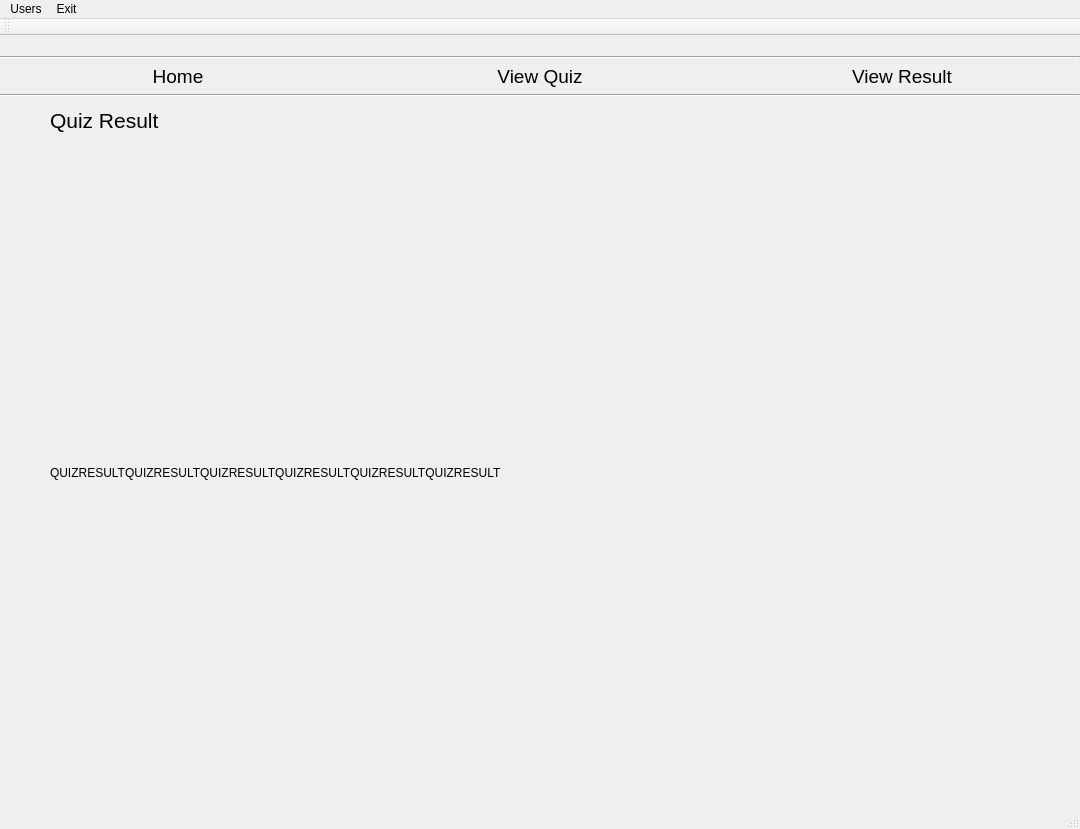
<?xml version="1.0" encoding="UTF-8"?>
<ui version="4.0">
 <class>studentQuizResult</class>
 <widget class="QMainWindow" name="studentQuizResult">
  <property name="geometry">
   <rect>
    <x>0</x>
    <y>0</y>
    <width>1080</width>
    <height>829</height>
   </rect>
  </property>
  <property name="sizePolicy">
   <sizepolicy hsizetype="MinimumExpanding" vsizetype="Preferred">
    <horstretch>0</horstretch>
    <verstretch>0</verstretch>
   </sizepolicy>
  </property>
  <property name="minimumSize">
   <size>
    <width>800</width>
    <height>600</height>
   </size>
  </property>
  <property name="windowTitle">
   <string>Student Quiz Result</string>
  </property>
  <property name="windowIcon">
   <iconset>
    <normaloff>Image/javaicon.png</normaloff>Image/javaicon.png</iconset>
  </property>
  <widget class="QWidget" name="centralWidget">
   <layout class="QVBoxLayout" name="verticalLayout" stretch="0,0,1">
    <property name="leftMargin">
     <number>0</number>
    </property>
    <property name="topMargin">
     <number>0</number>
    </property>
    <property name="rightMargin">
     <number>0</number>
    </property>
    <property name="bottomMargin">
     <number>0</number>
    </property>
    <item>
     <layout class="QVBoxLayout" name="overallLayout">
      <item>
       <widget class="QLabel" name="bg">
        <property name="text">
         <string/>
        </property>
        <property name="pixmap">
         <pixmap>Image/gg2.JPG</pixmap>
        </property>
       </widget>
      </item>
      <item>
       <widget class="Line" name="line">
        <property name="minimumSize">
         <size>
          <width>0</width>
          <height>0</height>
         </size>
        </property>
        <property name="orientation">
         <enum>Qt::Horizontal</enum>
        </property>
       </widget>
      </item>
      <item>
       <layout class="QHBoxLayout" name="menu" stretch="0,0,0">
        <property name="topMargin">
         <number>0</number>
        </property>
        <item>
         <widget class="QPushButton" name="homeBtn">
          <property name="font">
           <font>
            <family>Arial</family>
            <pointsize>14</pointsize>
           </font>
          </property>
          <property name="styleSheet">
           <string notr="true">QPushButton
{
	border: None;
}

QPushButton:hover
{
	color: rgb(47,79,79);
	font-size: 34px;
}

</string>
          </property>
          <property name="text">
           <string>Home</string>
          </property>
         </widget>
        </item>
        <item>
         <widget class="QPushButton" name="viewquizBtn">
          <property name="font">
           <font>
            <family>Arial</family>
            <pointsize>14</pointsize>
           </font>
          </property>
          <property name="styleSheet">
           <string notr="true">QPushButton
{
	border: None;
}

QPushButton:hover
{
	color: rgb(47,79,79);
	font-size: 34px;
}

</string>
          </property>
          <property name="text">
           <string>View Quiz</string>
          </property>
         </widget>
        </item>
        <item>
         <widget class="QPushButton" name="createquizBtn">
          <property name="font">
           <font>
            <family>Arial</family>
            <pointsize>14</pointsize>
           </font>
          </property>
          <property name="styleSheet">
           <string notr="true">QPushButton
{
	border: None;
}

QPushButton:hover
{
	color: rgb(47,79,79);
	font-size: 34px;
}

</string>
          </property>
          <property name="text">
           <string>View Result</string>
          </property>
         </widget>
        </item>
       </layout>
      </item>
     </layout>
    </item>
    <item>
     <widget class="Line" name="line_2">
      <property name="orientation">
       <enum>Qt::Horizontal</enum>
      </property>
     </widget>
    </item>
    <item>
     <layout class="QVBoxLayout" name="Content" stretch="0,1">
      <property name="leftMargin">
       <number>50</number>
      </property>
      <property name="topMargin">
       <number>5</number>
      </property>
      <property name="rightMargin">
       <number>50</number>
      </property>
      <item>
       <widget class="QLabel" name="title">
        <property name="font">
         <font>
          <family>Arial</family>
          <pointsize>16</pointsize>
         </font>
        </property>
        <property name="text">
         <string>Quiz Result</string>
        </property>
       </widget>
      </item>
      <item>
       <widget class="QLabel" name="studentresult_Label">
        <property name="text">
         <string>QUIZRESULTQUIZRESULTQUIZRESULTQUIZRESULTQUIZRESULTQUIZRESULT</string>
        </property>
        <property name="wordWrap">
         <bool>true</bool>
        </property>
       </widget>
      </item>
     </layout>
    </item>
   </layout>
  </widget>
  <widget class="QMenuBar" name="menuBar">
   <property name="geometry">
    <rect>
     <x>0</x>
     <y>0</y>
     <width>1080</width>
     <height>31</height>
    </rect>
   </property>
   <widget class="QMenu" name="menuUsers">
    <property name="title">
     <string>Users</string>
    </property>
    <addaction name="actionLogout"/>
    <addaction name="actionLogout_2"/>
   </widget>
   <widget class="QMenu" name="menuExit">
    <property name="title">
     <string>Exit</string>
    </property>
    <addaction name="actionClose_Alt_F4"/>
   </widget>
   <addaction name="menuUsers"/>
   <addaction name="menuExit"/>
  </widget>
  <widget class="QToolBar" name="mainToolBar">
   <attribute name="toolBarArea">
    <enum>TopToolBarArea</enum>
   </attribute>
   <attribute name="toolBarBreak">
    <bool>false</bool>
   </attribute>
  </widget>
  <widget class="QStatusBar" name="statusBar"/>
  <action name="actionLogout">
   <property name="text">
    <string>Change Password</string>
   </property>
  </action>
  <action name="actionClose_Alt_F4">
   <property name="text">
    <string>Close (Alt + F4)</string>
   </property>
  </action>
  <action name="actionLogout_2">
   <property name="text">
    <string>Logout</string>
   </property>
  </action>
 </widget>
 <layoutdefault spacing="6" margin="11"/>
 <resources/>
 <connections/>
</ui>
